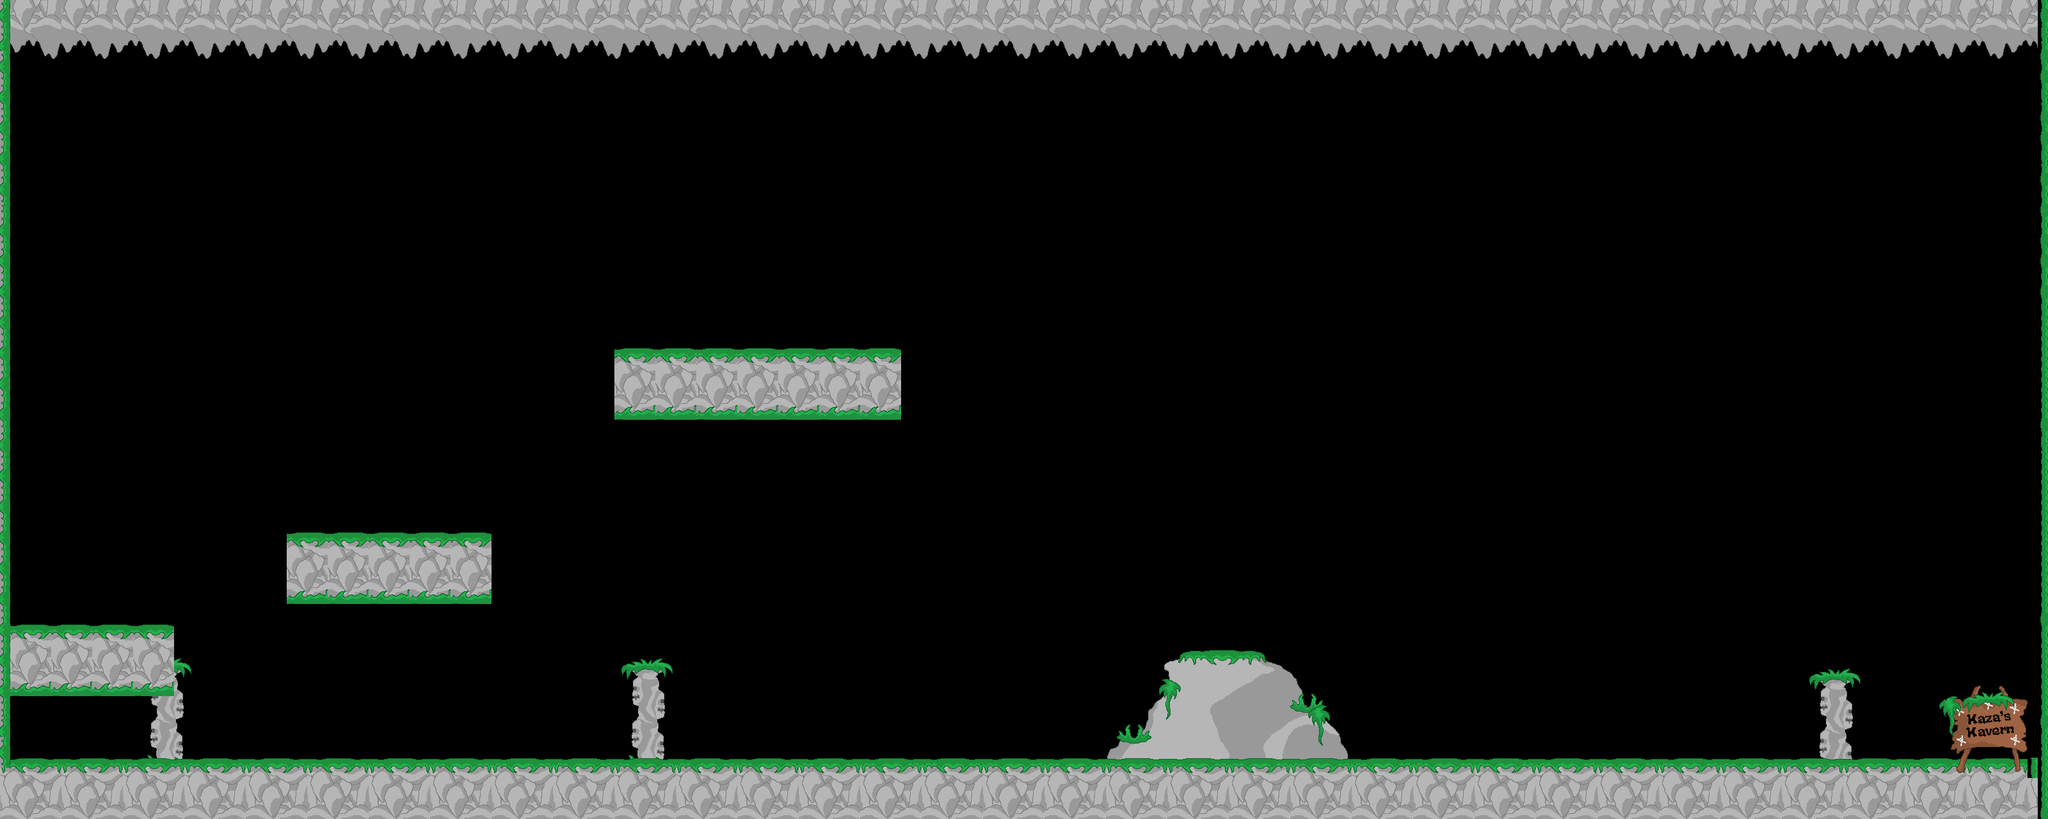

This is a level from a 2D game, rendered from its Tiled map with the project's own tilesets. A one-line summary and the map file follow, with tile-layer data summarised:
An orthogonal 200x80 tile map with 16x16 px tiles, 3 tile layers (Background Layer, Player interactable Layer, Foreground Layer), 2 tilesets and 7 objects.

<map version="1.2" tiledversion="1.3.1" orientation="orthogonal" renderorder="right-down" compressionlevel="0" width="200" height="80" tilewidth="16" tileheight="16" infinite="0" nextlayerid="5" nextobjectid="11">
 <tileset firstgid="1" source="GreenWorld.tsx" />
 <tileset firstgid="12289" source="Blue.tsx" />
 <layer id="2" name="Background Layer" width="200" height="80">
  <data>[16000 cells, 584 non-empty, 440 distinct tile ids]</data>
 </layer>
 <layer id="1" name="Player interactable Layer" width="200" height="80">
  <data>[16000 cells, 2984 non-empty, 101 distinct tile ids]</data>
 </layer>
 <objectgroup id="4" name="Collider">
  <object id="1" x="961" y="542" width="449" height="115" />
  <object id="2" x="449" y="830" width="318" height="113" />
  <object id="3" x="0" y="977" width="272" height="109" />
  <object id="4" x="-28" y="-1" width="45" height="1282" />
  <object id="5" x="-5" y="-18" width="3208" height="106" />
  <object id="6" x="3189" y="-1" width="15" height="1280" />
  <object id="7" x="-12" y="1185" width="3219" height="107" />
 </objectgroup>
 <layer id="3" name="Foreground Layer" width="200" height="80">
  <data>[16000 cells, 81 non-empty, 81 distinct tile ids]</data>
 </layer>
</map>
